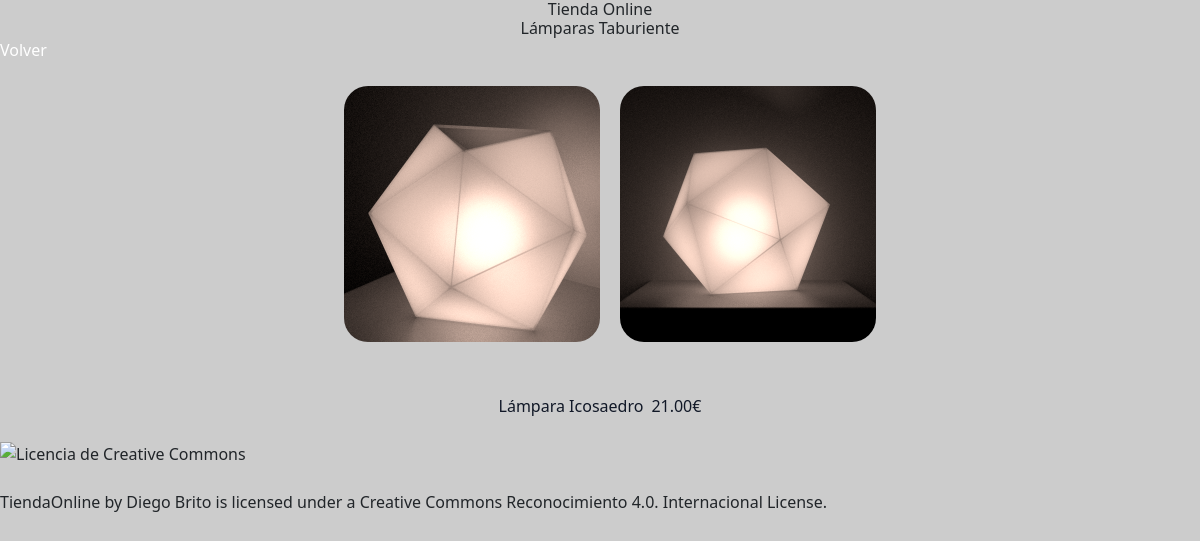
Screenshot of /Bloque4/tiendaonline-v1/product.php?id=1 with the database file from the repository.
### tables this page shows
CREATE TABLE IF NOT EXISTS `imagenesproductos` (
  `id` int(100) NOT NULL AUTO_INCREMENT,
  `idproducto` int(100) DEFAULT NULL,
  `imagen` varchar(255) DEFAULT NULL,
  `titulo` varchar(255) DEFAULT NULL,
  `descripcion` varchar(255) DEFAULT NULL,
  PRIMARY KEY (`id`),
  Foreign Key (`idproducto`) REFERENCES `productos`(`id`)
);

CREATE TABLE IF NOT EXISTS `productos` (
  `id` int(100) NOT NULL AUTO_INCREMENT,
  `nombre` varchar(255) DEFAULT NULL,
  `descripcion` varchar(255) DEFAULT NULL,
  `precio` decimal(30,2) DEFAULT NULL,
  `peso` int(255) DEFAULT NULL,
  `longitud` int(255) DEFAULT NULL,
  `anchura` int(255) DEFAULT NULL,
  `altura` int(255) DEFAULT NULL,
  `existencias` int(255) DEFAULT NULL,
  `activado` tinyint(1) DEFAULT NULL,
  PRIMARY KEY (`id`)
);

### Bloque4/tiendaonline-v1/product.php (the view)
<?php include 'php/header.inc' ?>
<?php include 'php/connect.inc' ?>
<a href=".">Volver</a>
<?php
$id = $_GET['id'];
$sql = "SELECT p.id pid, i.id, p.nombre, p.descripcion, p.precio, i.imagen from productos p inner join imagenesproductos i on p.id = i.idproducto
        where existencias > 0 and p.id = $id";
$result = $conn->query($sql);
$sql2 = "SELECT nombre, precio FROM productos where id = $id";
$result2 = $conn->query($sql2);
$lamp = $result2->fetch(PDO::FETCH_ASSOC);
echo "<div class='w-full p-6 flex flex-row place-content-center'>";
while ($register = $result->fetch(PDO::FETCH_ASSOC)) {
    echo "<img src=photo/" . $register['imagen'] . " class='ml-5 w-64 rounded-3xl '>";
}
echo "</div>";
echo "<div class='w-full p-6 flex flex-row place-content-center'>
        <p class='pt-1 text-gray-900 mx-1'>" . $lamp['nombre'] . "</p>
        <p class='pt-1 text-gray-900 mx-1'>" . $lamp['precio'] . "€</p>
        </div>";
?>
<?php include 'php/footer.inc' ?>

### Bloque4/tiendaonline-v1/css/style.css (style rules this page uses)
body { background-color: #ccc; }

### Bloque4/tiendaonline-v1/php/header.inc (style rules this page uses)
a { text-decoration: none; color: white; }

### rows the page displays
imagenesproductos: imagen (picture)
imagenesproductos: imagen (picture)
productos: nombre "Lámpara Icosaedro", precio "21.00"
